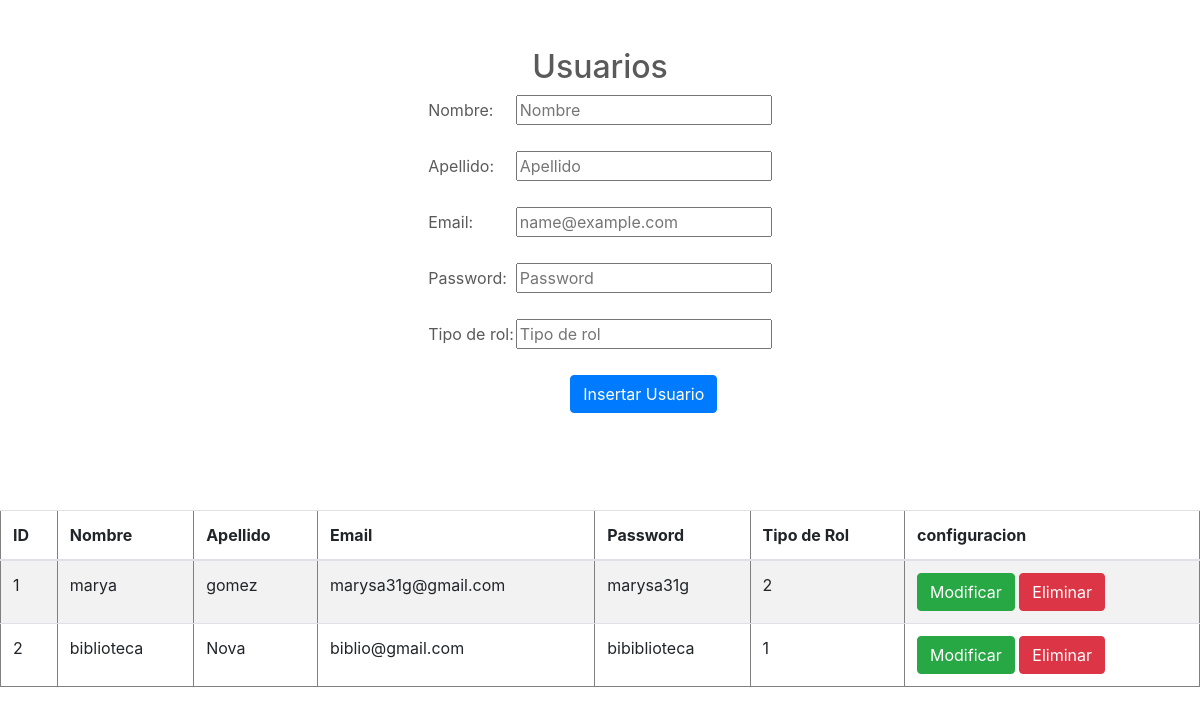
The app's page /index.php/usuarios_controller with its own data.
### tables this page shows
CREATE TABLE usuarios(
   idusuario int(10) NOT NULL  auto_increment,
   nombre varchar(200) NOT NULL,
   apellido varchar(200)NOT NULL,
   tiporol int(10) NOT NULL,
   email varchar(50) NOT NULL,
   password varchar(50) NOT NULL,
   CONSTRAINT PK_id_usuario PRIMARY KEY (idusuario));

### application/controllers/usuarios_controller.php (called while the page is built, shortened)
<?php
class usuarios_controller extends CI_Controller{
    public function __construct() {
        $this->load->helper("url");
        $this->load->model("usuarios_model");
        $this->load->library("session");
    }
    public function index(){
        $this->load->view('headerfoop/header');
        $usuarios["ver"]=$this->usuarios_model->ver();
        $this->load->view("usuarios_view",$usuarios);
    }
}
?>

### index.php (called while the page is built, shortened)
<?php
require_once BASEPATH.'core/CodeIgniter.php';

### application/models/usuarios_model.php (called while the page is built, shortened)
<?php
class usuarios_model extends CI_Model{
    public function ver(){
        $consulta=$this->db->query("SELECT * FROM usuarios;");
        return $consulta->result();
    }
}
?>

### application/views/usuarios_view.php (the view, shortened to what this page needs)
<!DOCTYPE HTML>
<html lang="es">
    <head>
    </head>
    <body>
        <center><h2>Usuarios</h2></center>
        <form action="<?=base_url("usuarios_controller/add");?>" method="post">
  <center>
  <table border="0">
            <tr><td>  Nombre: <br><br> </td><td><input type="nombre" name="nombre"  placeholder="Nombre" required /><br><br></td></tr>
            <tr><td> Apellido: <br><br></td><td><input type="apellido" name="apellido" placeholder="Apellido"required/><br><br></td></tr>
            <tr><td>Email: <br><br></td><td><input type="email" name="email" placeholder="name@example.com" required/><br><br></td></tr>
            <tr><td>Password:<br><br></td><td><input type="text"  name="password" placeholder="Password" required/><br><br></td></tr>
            <tr><td>Tipo de rol:  <br><br   </td><td><input type="text"  name="tiporol" placeholder="Tipo de rol" for="inputPassword2"required/><br><br></td></tr>
            <tr><td></td><td><center><input class="btn btn-primary" type="submit" name="submit" value="Insertar Usuario"/></center><br><br></td></tr>
        </table>
        </center>
<br><br>
<center>
<table border="1" class="table table-striped">
     <thead>
 <tr>
          <th scope="col">
          ID
        </th>
        <th scope="col">
           Nombre
        </th>
        <th scope="col">
        Apellido
        </th>
        <th scope="col">
          Email
        </th>
        <th scope="col">
          Password
        </th>
          <th scope="col">
           Tipo de Rol
          </th>
        <th scope="col">
     configuracion
        </th>
    </tr>
</thead>
<?php foreach($ver as $fila){?>
    <tr>
          <td>
            <?=$fila->idusuario;?>
        </td>
        <td>
            <?=$fila->nombre;?>
        </td>
        <td>
            <?=$fila->apellido;?>
        </td>
        <td>
            <?=$fila->email;?>
        </td>
        <td>
            <?=$fila->password;?>
        </td>
          <td>
            <?=$fila->tiporol;?>
          </td>
        <td>
          <a class="btn btn-success" href="<?=base_url("usuarios_controller/mod/$fila->idusuario")?>">Modificar</a>
            <a class="btn btn-danger" href="<?=base_url("usuarios_controller/eliminar/$fila->idusuario")?>">Eliminar</a>
        </td>
    </tr>
<?php
}
?>
</table>
</center>
    </body>
</html>

### rec/css/carousel.css (style rules this page uses)
body { padding-top: 3rem; padding-bottom: 3rem; color: #5a5a5a; }

### records on screen
usuarios: idusuario "1", nombre "marya", apellido "gomez", email "marysa31g@gmail.com", password "marysa31g", tiporol "2"
usuarios: idusuario "2", nombre "biblioteca", apellido "Nova", email "biblio@gmail.com", password "bibiblioteca", tiporol "1"
